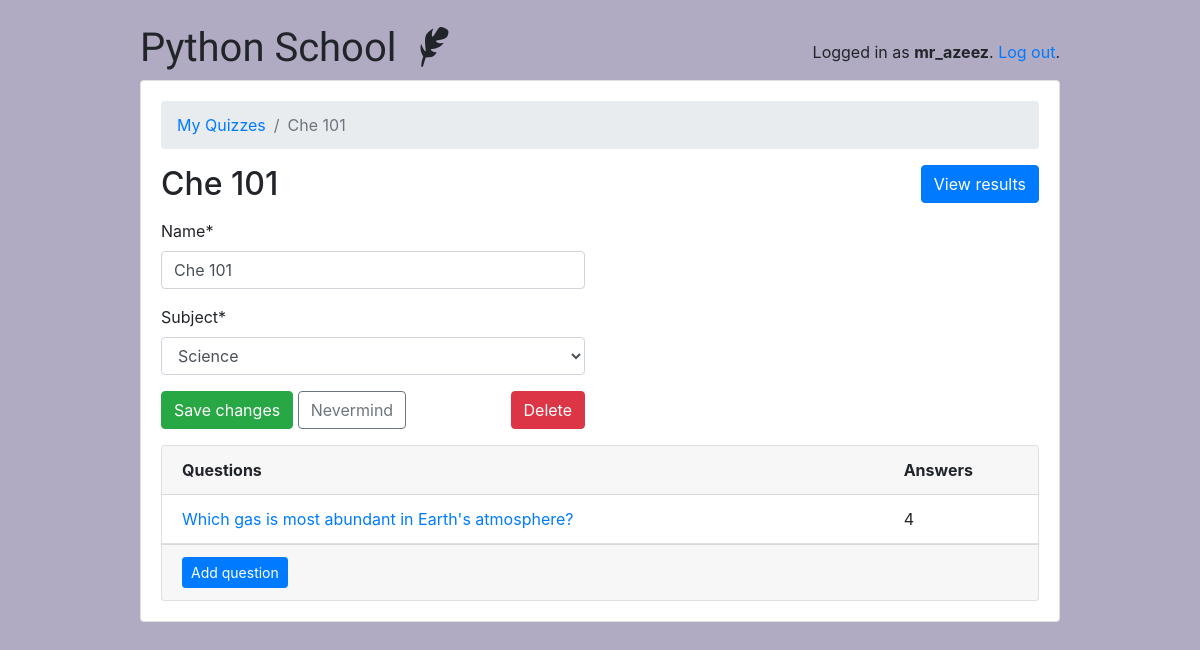
The page /teachers/quiz/2/ (signed in) on the database its author committed.
### classroom/models.py (models this page shows, shortened)
class User(AbstractUser):
    is_student = models.BooleanField(default=False)
    is_teacher = models.BooleanField(default=False)

class Quiz(models.Model):
    owner = models.ForeignKey(User, on_delete=models.CASCADE, related_name='quizzes')
    name = models.CharField(max_length=255)
    subject = models.ForeignKey(Subject, on_delete=models.CASCADE, related_name='quizzes')

class Subject(models.Model):
    name = models.CharField(max_length=30)
    color = models.CharField(max_length=7, default='#007bff')
    def __str__(self):
        return self.name

class Question(models.Model):
    quiz = models.ForeignKey(Quiz, on_delete=models.CASCADE, related_name='questions')
    text = models.CharField('Question', max_length=255)

### classroom/views/teachers.py (the view, shortened to what this page needs)
# urls.py: path('quiz/<int:pk>/', teachers.QuizUpdateView.as_view(), name='quiz_change'),
@method_decorator([login_required, teacher_required], name='dispatch')
class QuizUpdateView(UpdateView):
    model = Quiz
    fields = ('name', 'subject', )
    context_object_name = 'quiz'
    template_name = 'classroom/teachers/quiz_change_form.html'
    def get_context_data(self, **kwargs):
        kwargs['questions'] = self.get_object().questions.annotate(answers_count=Count('answers'))
        return super().get_context_data(**kwargs)
    def get_queryset(self):
        return self.request.user.quizzes.all()

### classroom/templates/classroom/teachers/quiz_change_form.html (shortened to what this page needs)
{% extends 'base.html' %}
{% load crispy_forms_tags %}
{% block content %}
  <nav aria-label="breadcrumb">
    <ol class="breadcrumb">
      <li class="breadcrumb-item"><a href="{% url 'teachers:quiz_change_list' %}">My Quizzes</a></li>
      <li class="breadcrumb-item active" aria-current="page">{{ quiz.name }}</li>
    </ol>
  </nav>
  <h2 class="mb-3">
    {{ quiz.name }}
    <a href="{% url 'teachers:quiz_results' quiz.pk %}" class="btn btn-primary float-right">View results</a>
  </h2>
  <div class="row mb-3">
    <div class="col-md-6 col-sm-8 col-12">
      <form method="post" novalidate>
        {{ form|crispy }}
        <button type="submit" class="btn btn-success">Save changes</button>
        <a href="{% url 'teachers:quiz_change_list' %}" class="btn btn-outline-secondary" role="button">Nevermind</a>
        <a href="{% url 'teachers:quiz_delete' quiz.pk %}" class="btn btn-danger float-right">Delete</a>
      </form>
    </div>
  </div>
  <div class="card">
    <div class="card-header">
      <div class="row">
        <div class="col-10">
          <strong>Questions</strong>
        </div>
        <div class="col-2">
          <strong>Answers</strong>
        </div>
      </div>
    </div>
    <div class="list-group list-group-flush list-group-formset">
      {% for question in questions %}
        <div class="list-group-item">
          <div class="row">
            <div class="col-10">
              <a href="{% url 'teachers:question_change' quiz.pk question.pk %}">{{ question.text }}</a>
            </div>
            <div class="col-2">
              {{ question.answers_count }}
            </div>
          </div>
        </div>
      {% empty %}
        <div class="list-group-item text-center">
          <p class="text-muted font-italic mb-0">You haven't created any questions yet. Go ahead and <a href="{% url 'teachers:question_add' quiz.pk %}">add the first question</a>.</p>
        </div>
      {% endfor %}
    </div>
    <div class="card-footer">
      <a href="{% url 'teachers:question_add' quiz.pk %}" class="btn btn-primary btn-sm">Add question</a>
    </div>
  </div>
{% endblock %}

### templates/base.html (shortened to what this page needs)
{% load static %}
<!doctype html>
<html lang="en">
  <head>
    <link rel="stylesheet" href="https://maxcdn.bootstrapcdn.com/bootstrap/4.0.0/css/bootstrap.min.css">
    <link rel="stylesheet" type="text/css" href="{% static 'vendor/fontello-2f186091/css/fontello.css' %}">
    <link rel="stylesheet" type="text/css" href="{% static 'css/app.css' %}">
    {% if user.is_authenticated and user.is_teacher %}
      <link rel="stylesheet" type="text/css" href="{% static 'css/teachers.css' %}">
    {% else %}
      <link rel="stylesheet" type="text/css" href="{% static 'css/students.css' %}">
    {% endif %}
  </head>
  <body>
    <div class="container my-4">
      <div class="row justify-content-center">
        <div class="col-md-10 col-sm-12">
          <div class="row">
            <div class="col-6">
              <h1 class="logo">
                <a href="{% url 'home' %}">
                  Python School
                  {% if user.is_authenticated %}
                    {% if user.is_teacher %}
                      <span class="icon-feather" data-toggle="tooltip" data-placement="right" title="Teacher profile"></span>
                    {% else %}
                      <span class="icon-graduation-cap" data-toggle="tooltip" data-placement="right" title="Student profile"></span>
                    {% endif %}
                  {% endif %}
                </a>
              </h1>
            </div>
            <div class="col-6 text-right">
              {% if user.is_authenticated %}
                <p class="pt-3">Logged in as <strong>{{ user.username }}</strong>. <a href="{% url 'logout' %}">Log out</a>.</p>
              {% else %}
                <a href="{% url 'login' %}" class="btn btn-light" role="button">Log in</a>
                <a href="{% url 'signup' %}" class="btn btn-primary" role="button">Sign up</a>
              {% endif %}
            </div>
          </div>
          <div class="card mb-3">
            <div class="card-body">
              {% block content %}
              {% endblock %}
            </div>
          </div>
        </div>
      </div>
    </div>
  </body>
</html>

### static/css/app.css (style rules this page uses)
.logo { font-family: 'Clicker Script', cursive; }
.logo a { color: #212529; text-decoration: none; }

### static/css/teachers.css (style rules this page uses)
body { background-color: #b0aac2; }

### rows shown on the page
User: username "mr_azeez"
Quiz: name "Che 101", subject "Science"
Question: text "Which gas is most abundant in Earth's atmosphere?", answers_count "4"
